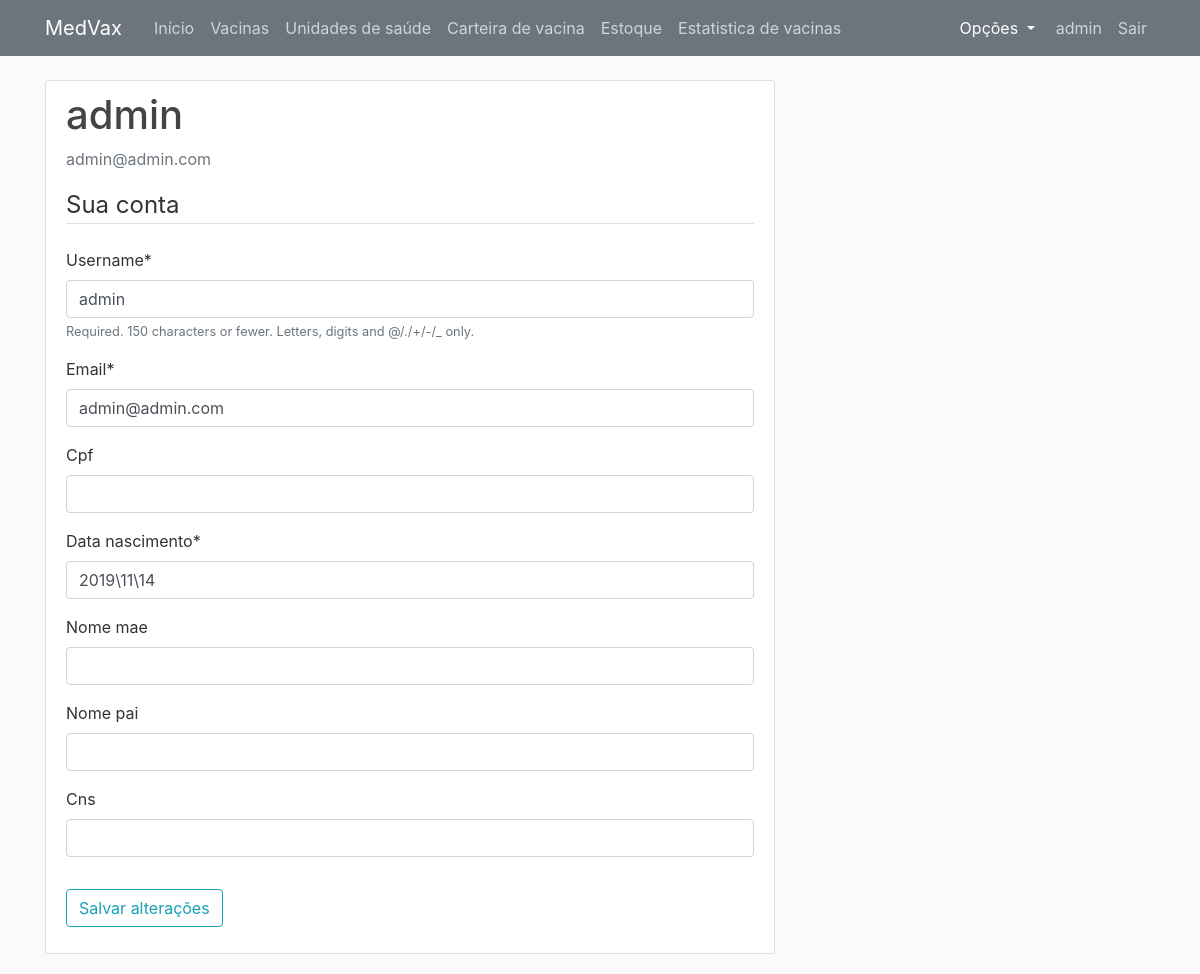
Page /profile/ (signed in) on the earlier database version.
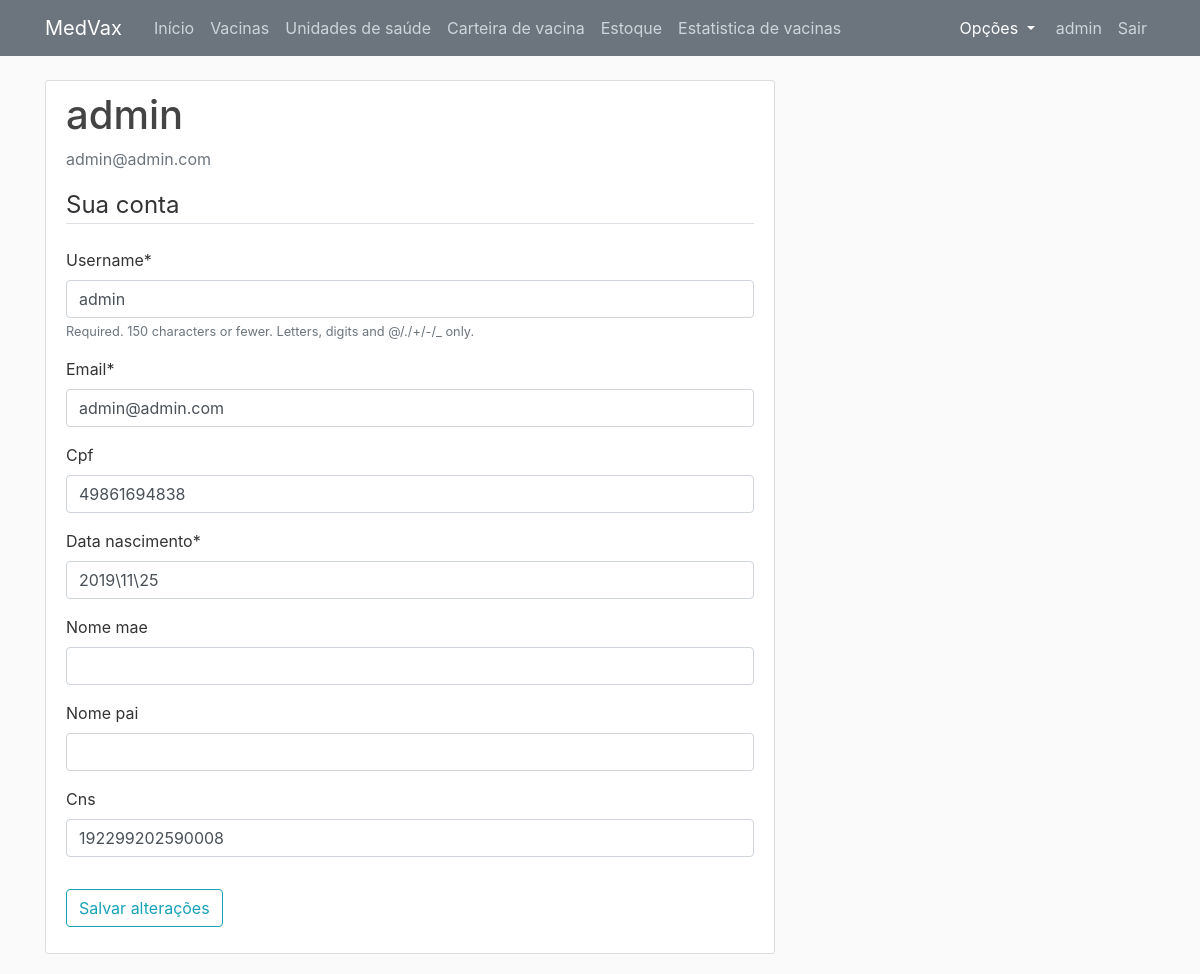
Same page on the later database version.
### users/models.py (models this page shows, shortened)
class Profile(models.Model):
    user = models.OneToOneField(User, on_delete=models.CASCADE)
    cpf = models.CharField(max_length=11,  blank=True)
    nome_mae = models.CharField(max_length=60, blank=True)
    nome_pai = models.CharField(max_length=60, blank=True)
    cns = models.CharField(max_length=15,  blank=True)
    data_nascimento  = models.DateField(default=timezone.now)

### users/views.py (the view)
# urls.py: path('profile/', user_views.profile, name='profile'),
@login_required
def profile(request):
    if request.method == 'POST':
        u_form = UserUpdateForm(request.POST, instance = request.user)
        p_form = ProfileUpdateForm(request.POST,instance = request.user.profile)
        if u_form.is_valid() and p_form.is_valid():
            u_form.save()
            p_form.save()
            messages.success(request, f'Dados atualizados com sucesso!')
            return redirect('profile')
    else:
        u_form = UserUpdateForm(instance = request.user)
        p_form = ProfileUpdateForm(instance = request.user.profile)
    context = {
        'u_form': u_form,
        'p_form': p_form
    }
    return render(request, 'users/profile.html', context)

### users/forms.py
class UserUpdateForm(forms.ModelForm):
    email = forms.EmailField()
    class Meta:
        model = User
        fields = ['username','email']

class ProfileUpdateForm(forms.ModelForm):
    class Meta:
        model = Profile
        fields = ['cpf','data_nascimento', 'nome_mae', 'nome_pai', 'cns']

### users/templates/users/profile.html (shortened to what this page needs)
{% extends "blog/base.html" %}
{% load crispy_forms_tags %}
{% block content %}
<div class="content-section">
       <div class="media">
              <div class="media-body">
                     <h2 class="account-heading">{{ user.username }}</h2>
                     <p class="text-secondary">{{ user.email }}</p>
              </div>
       </div>
       <form class="validation" method="POST" enctype="multipart/form-data" data-url= '{{ request.build_absolute_uri|safe }}'>
              <fieldset class="form-group">
                     <legend class="border-bottom mb-4">Sua conta</legend>
                     {{ u_form|crispy }}
                     {{ p_form|crispy }}
              </fieldset>
              <div class="form-group">
                     <button class="btn btn-outline-info" type="submit">Salvar alterações</button>
              </div>
       </form>
</div>
{% endblock content %}

Differences in the rows shown:
changed Profile: cpf (not shown) → "49861694838"; data_nascimento "2019\\11\\14" → "2019\\11\\25"; cns (not shown) → "192299202590008"
